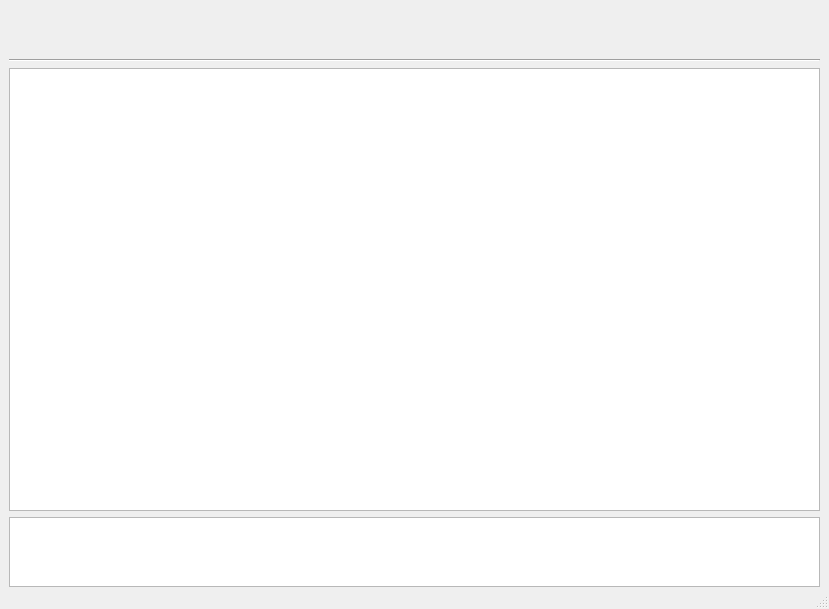
<?xml version="1.0" encoding="UTF-8"?>
<ui version="4.0">
 <class>ChatWindow</class>
 <widget class="QMainWindow" name="ChatWindow">
  <property name="geometry">
   <rect>
    <x>0</x>
    <y>0</y>
    <width>829</width>
    <height>609</height>
   </rect>
  </property>
  <property name="windowTitle">
   <string>MainWindow</string>
  </property>
  <widget class="QWidget" name="centralwidget">
   <layout class="QVBoxLayout" name="verticalLayout">
    <property name="bottomMargin">
     <number>0</number>
    </property>
    <item>
     <widget class="QWidget" name="widget" native="true">
      <property name="sizePolicy">
       <sizepolicy hsizetype="Preferred" vsizetype="Preferred">
        <horstretch>0</horstretch>
        <verstretch>1</verstretch>
       </sizepolicy>
      </property>
      <layout class="QHBoxLayout" name="horizontalLayout">
       <item>
        <widget class="QLabel" name="userName">
         <property name="text">
          <string/>
         </property>
        </widget>
       </item>
      </layout>
     </widget>
    </item>
    <item>
     <widget class="Line" name="line">
      <property name="sizePolicy">
       <sizepolicy hsizetype="Minimum" vsizetype="Fixed">
        <horstretch>0</horstretch>
        <verstretch>0</verstretch>
       </sizepolicy>
      </property>
      <property name="orientation">
       <enum>Qt::Horizontal</enum>
      </property>
     </widget>
    </item>
    <item>
     <widget class="QTableView" name="chatView">
      <property name="sizePolicy">
       <sizepolicy hsizetype="Expanding" vsizetype="Expanding">
        <horstretch>0</horstretch>
        <verstretch>10</verstretch>
       </sizepolicy>
      </property>
      <property name="showGrid">
       <bool>false</bool>
      </property>
      <property name="gridStyle">
       <enum>Qt::NoPen</enum>
      </property>
      <property name="cornerButtonEnabled">
       <bool>true</bool>
      </property>
      <attribute name="horizontalHeaderVisible">
       <bool>false</bool>
      </attribute>
      <attribute name="horizontalHeaderHighlightSections">
       <bool>false</bool>
      </attribute>
      <attribute name="horizontalHeaderStretchLastSection">
       <bool>true</bool>
      </attribute>
      <attribute name="verticalHeaderVisible">
       <bool>false</bool>
      </attribute>
      <attribute name="verticalHeaderMinimumSectionSize">
       <number>5</number>
      </attribute>
      <attribute name="verticalHeaderDefaultSectionSize">
       <number>15</number>
      </attribute>
      <attribute name="verticalHeaderHighlightSections">
       <bool>false</bool>
      </attribute>
     </widget>
    </item>
    <item>
     <widget class="QWidget" name="widget_2" native="true">
      <property name="sizePolicy">
       <sizepolicy hsizetype="Preferred" vsizetype="Preferred">
        <horstretch>0</horstretch>
        <verstretch>1</verstretch>
       </sizepolicy>
      </property>
      <layout class="QHBoxLayout" name="horizontalLayout_2">
       <property name="spacing">
        <number>6</number>
       </property>
       <property name="leftMargin">
        <number>0</number>
       </property>
       <property name="topMargin">
        <number>0</number>
       </property>
       <property name="rightMargin">
        <number>0</number>
       </property>
       <property name="bottomMargin">
        <number>0</number>
       </property>
       <item>
        <widget class="QPlainTextEdit" name="chatInput"/>
       </item>
      </layout>
     </widget>
    </item>
   </layout>
  </widget>
  <widget class="QStatusBar" name="statusbar"/>
 </widget>
 <resources/>
 <connections/>
</ui>
